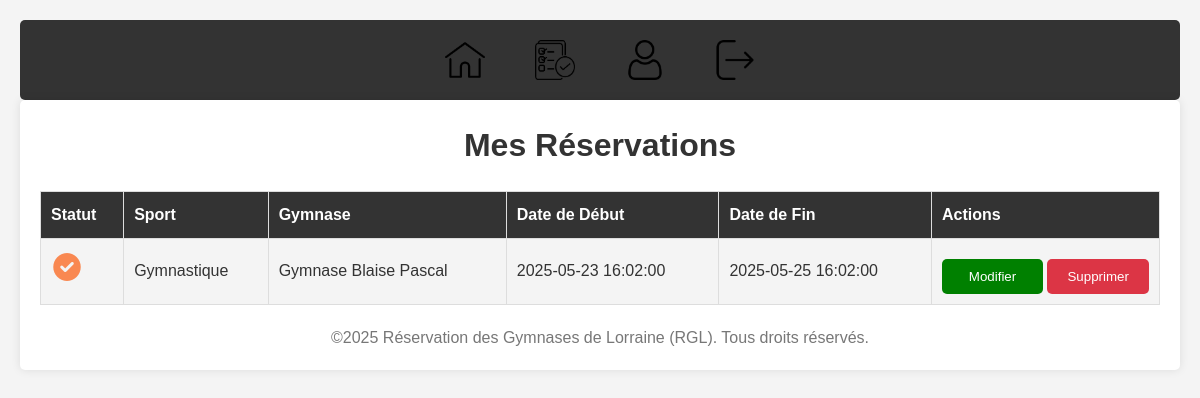
Screenshot of /Vue/reservation.php (signed in) with the database file from the repository.
### tables this page shows
CREATE TABLE `reservation` (
  `Id_reservation` int(11) NOT NULL AUTO_INCREMENT,
  `Date_debut` datetime DEFAULT NULL,
  `Date_fin` datetime DEFAULT NULL,
  `Commentaire` varchar(5000) DEFAULT NULL,
  `Id_Gymnase` int(11) NOT NULL,
  `Id_Utilisateur` int(11) NOT NULL,
  `Id_Sport` int(11) NOT NULL,
  `statut` int(11) DEFAULT NULL,
  `isdelete` tinyint(1) DEFAULT 0,
  PRIMARY KEY (`Id_reservation`),
  KEY `idx_reservation_gymnase_sport` (`Id_Gymnase`,`Id_Sport`),
  KEY `fk_reservation_utilisateur` (`Id_Utilisateur`),
  KEY `fk_reservation_sport` (`Id_Sport`),
  CONSTRAINT `fk_reservation_gymnase` FOREIGN KEY (`Id_Gymnase`) REFERENCES `gymnase` (`Id_Gymnase`),
  CONSTRAINT `fk_reservation_gymnase_sport_unique` FOREIGN KEY (`Id_Gymnase`, `Id_Sport`) REFERENCES `gymnase_sport` (`Id_Gymnase`, `Id_Sport`) ON DELETE CASCADE ON UPDATE CASCADE,
  CONSTRAINT `fk_reservation_sport` FOREIGN KEY (`Id_Sport`) REFERENCES `sport` (`Id_Sport`),
  CONSTRAINT `fk_reservation_utilisateur` FOREIGN KEY (`Id_Utilisateur`) REFERENCES `utilisateur` (`Id_Utilisateur`)
);

CREATE TABLE `sport` (
  `Id_Sport` int(11) NOT NULL AUTO_INCREMENT,
  `Nom_du_sport` varchar(50) DEFAULT NULL,
  `Collectif` tinyint(1) DEFAULT NULL,
  PRIMARY KEY (`Id_Sport`)
);

CREATE TABLE `gymnase` (
  `Id_Gymnase` int(11) NOT NULL AUTO_INCREMENT,
  `Nom` varchar(50) DEFAULT NULL,
  `Zip` varchar(50) DEFAULT NULL,
  `Ville` varchar(50) DEFAULT NULL,
  `Adresse` varchar(50) DEFAULT NULL,
  `Coordonnees_latitude` text DEFAULT NULL,
  `Coordonnees_longitude` text DEFAULT NULL,
  PRIMARY KEY (`Id_Gymnase`)
);

### Controleur/reservation.php (called while the page is built, shortened)
<?php
require_once '../Model/cUtilisateur.php';
require_once '../Model/cReservation.php';
$cUtilisateur = new cUtilisateur();
$cReservation = new cReservation();
$cReservation->SetUserId($cUtilisateur->GetUserId());
$dt = $cReservation->getUserReservations();
$finalRows = [];
while ($row = $dt->fetch_assoc()) {
    if ($row['statut'] == 1) {
        $row['statut'] = "../icons/enregistre.png";
    } elseif ($row['statut'] == 2) {
        $row['statut'] = "../icons/accepte.png";
    } elseif ($row['statut'] == 3) {
        $row['statut'] = "../icons/attente.png";
    } elseif ($row['statut'] == 4) {
        $row['statut'] = "../icons/annule.png";
    }
    $finalRows[] = $row;
}
return $finalRows;
require_once '../Vue/reservation.php';
?>

### Model/cbdd.php (called while the page is built, shortened)
<?php
class cbdd
{
private static string $servername = "localhost";
private static string $username = "root";
private static string $password = "root";
private static string $dbname = "rgl";
 public static $conn;
     public static function init()
    {
        SELF ::$conn = new mysqli(SELF ::$servername , self::$username, self::$password, self:: $dbname);
    }
    public static function SelectUser($cUtilisateur)
    {
        $sql = "SELECT isClient, isAdmin FROM utilisateur WHERE Id_Utilisateur = ?";
        $stmt = self::$conn->prepare($sql);
        $userId = $cUtilisateur->GetUserId();
        $stmt->bind_param("i", $userId);
        $stmt->execute();
        $result = $stmt->get_result();
        return $result;
    }
    public static function SelectUserReservations($cReservation)
    {
        $sql = "SELECT r.Id_reservation, r.Date_debut, r.Date_fin, s.Nom_du_sport, r.statut, g.nom FROM reservation r JOIN sport s ON s.Id_Sport = r.Id_Sport JOIN gymnase g ON g.Id_Gymnase = r.Id_Gymnase WHERE Id_Utilisateur = ? and r.statut > 0 ";
        $stmt = self::$conn->prepare($sql);
        $userId = $cReservation->getUserId();
        $stmt->bind_param("i", $userId);
        $stmt->execute();
        $result = $stmt->get_result();
        return $result;
    }
}
?>

### Model/cReservation.php (called while the page is built, shortened)
<?php
class cReservation
{
    private int $userid = 0;
    public function GetUserId()
    {
        return $this->userid;
    }
    public function SetUserId($userid)
    {
        $this->userid = $userid;
    }
    public function getUserReservations()
    {
        return cbdd::SelectUserReservations($this);
    }
}
?>

### Model/cUtilisateur.php (called while the page is built, shortened)
<?php
require_once '../Model/cbdd.php';
class cUtilisateur
{
    private int $userid = 0;
    public function GetUserId()
    {
        return $this->userid;
    }
    public function SetUserId($userid)
    {
        $this->userid = $userid;
    }
    public function __construct()
    {
        if($this->isAuthenticated()){
            $result = cbdd::SelectUser($this);
        }
    }
    public function isAuthenticated()
    {
        return isset($_SESSION['user_id']);
    }
}

### Vue/reservation.php (the view, shortened to what this page needs)
<?php require_once '../Controleur/reservation.php'; ?>
<!DOCTYPE html>
<html lang="fr">
<head>
    <link rel="stylesheet" href="../css/style.css">
</head>
<body>
    <?php require_once 'menu.php'; ?>
    <div class="container">
        <h1>Mes Réservations</h1>
        <table>
            <tr>
                <th>Statut</th>
                <th>Sport</th>
                <th>Gymnase</th>
                <th>Date de Début</th>
                <th>Date de Fin</th>
                <th style="width: 228px;">Actions</th>
            </tr>
            <?php foreach ($finalRows as $row): ?>
                <tr>
                    <td><img src="<?= htmlspecialchars($row['statut']) ?>" alt="Icône de statut" /> </td>
                    <td><?= htmlspecialchars($row['Nom_du_sport']); ?></td>
                    <td><?= htmlspecialchars($row['nom']); ?></td>
                    <td><?= htmlspecialchars($row['Date_debut']); ?></td>
                    <td><?= htmlspecialchars($row['Date_fin']); ?></td>
                    <td>
                        <form method="POST" action="reservation.php"  style="display:inline;">
                            <input type="submit" class="btn btn-edit" style="width : 101px;"   value="Modifier">
                        </form>
                        <form method="POST" action="reservation.php" onsubmit="return confirm('Confirmer la suppression ?');"  style="display:inline;">
                            <input type="submit" class="btn btn-delete" value="Supprimer">
                        </form>
                    </td>
                </tr>
            <?php endforeach; ?>
        </table>
      <?php require_once '../Vue/footer.php'; ?>
</body>
</html>

### css/style.css (style rules this page uses)
* { margin: 0; padding: 0; box-sizing: border-box; font-family: Arial, sans-serif; }
body { background-color: #f4f4f4; color: #333; font-size: 16px; line-height: 1.6; padding: 20px; }
.container { max-width: 1200px; margin: 0 auto; padding: 20px; background: #fff; box-shadow: 0 0 10px rgba(0, 0, 0, 0.1); border-radius: 5px; text-align: center; }
h1 { color: #333; margin-bottom: 20px; }
form { margin-bottom: 20px; }
form input[type="submit"] { background: #333; color: #fff; border: none; padding: 10px 20px; border-radius: 5px; cursor: pointer; transition: background 0.3s; }
table { width: 100%; border-collapse: collapse; margin-bottom: 20px; }
table, th, td { border: 1px solid #ddd; }
th, td { padding: 10px; text-align: left; }
th { background: #333; color: #fff; }
tr:nth-child(even) { background: #f4f4f4; }
.btn, button { background: #333; color: #fff; padding: 10px 20px; text-decoration: none; border-radius: 3px; display: inline-block; text-align: center; cursor: pointer; border: none; transition: background 0.3s; margin-top: 10px; }
.btn-edit { background-color: green !important; color: #fff !important; border: none !important; padding: 10px 20px !important; border-radius: 5px !important; cursor: pointer !important; transition: background 0.3s !important; }
.btn-delete { background: #dc3545 !important; color: #fff !important; border: none !important; padding: 10px 20px !important; border-radius: 5px !important; cursor: pointer !important; transition: background 0.3s !important; }

### rows the page displays
reservation: Id_Sport.Nom_du_sport "Gymnastique", gymnase.Nom "Gymnase Blaise Pascal", Date_debut "2025-05-23 16:02:00", Date_fin "2025-05-25 16:02:00"
